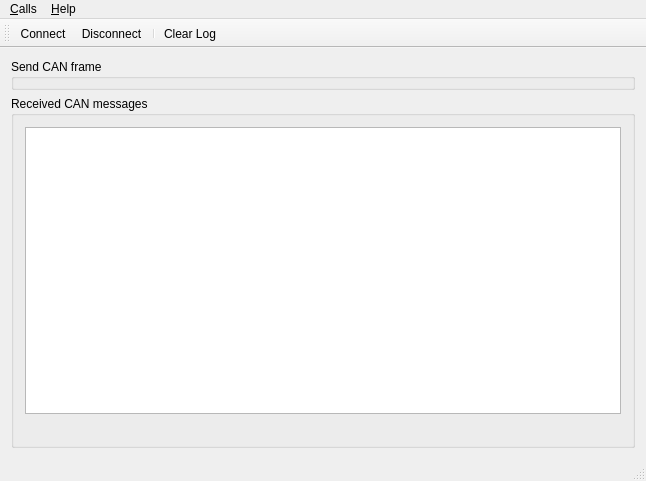
<?xml version="1.0" encoding="UTF-8"?>
<ui version="4.0">
 <class>MainWindow</class>
 <widget class="QMainWindow" name="MainWindow">
  <property name="geometry">
   <rect>
    <x>0</x>
    <y>0</y>
    <width>646</width>
    <height>481</height>
   </rect>
  </property>
  <property name="windowTitle">
   <string>CAN Example</string>
  </property>
  <widget class="QWidget" name="centralWidget">
   <layout class="QVBoxLayout" name="verticalLayout">
    <item>
     <widget class="SendFrameBox" name="sendFrameBox">
      <property name="title">
       <string>Send CAN frame</string>
      </property>
     </widget>
    </item>
    <item>
     <widget class="QGroupBox" name="receivedMessagesBox">
      <property name="title">
       <string>Received CAN messages</string>
      </property>
      <layout class="QVBoxLayout" name="verticalLayout_4">
       <item>
        <widget class="ReceivedFramesView" name="receivedFramesView">
         <property name="editTriggers">
          <set>QAbstractItemView::NoEditTriggers</set>
         </property>
         <property name="showDropIndicator" stdset="0">
          <bool>false</bool>
         </property>
         <property name="dragDropOverwriteMode">
          <bool>false</bool>
         </property>
         <property name="selectionBehavior">
          <enum>QAbstractItemView::SelectRows</enum>
         </property>
        </widget>
       </item>
       <item>
        <widget class="QLabel" name="busStatus">
         <property name="text">
          <string/>
         </property>
        </widget>
       </item>
      </layout>
     </widget>
    </item>
   </layout>
  </widget>
  <widget class="QMenuBar" name="menuBar">
   <property name="geometry">
    <rect>
     <x>0</x>
     <y>0</y>
     <width>646</width>
     <height>22</height>
    </rect>
   </property>
   <widget class="QMenu" name="menuCalls">
    <property name="title">
     <string>&amp;Calls</string>
    </property>
    <addaction name="actionConnect"/>
    <addaction name="actionDisconnect"/>
    <addaction name="separator"/>
    <addaction name="actionResetController"/>
    <addaction name="separator"/>
    <addaction name="actionClearLog"/>
    <addaction name="separator"/>
    <addaction name="actionQuit"/>
   </widget>
   <widget class="QMenu" name="menuHelp">
    <property name="title">
     <string>&amp;Help</string>
    </property>
    <addaction name="actionPluginDocumentation"/>
    <addaction name="actionAboutQt"/>
   </widget>
   <addaction name="menuCalls"/>
   <addaction name="menuHelp"/>
  </widget>
  <widget class="QToolBar" name="mainToolBar">
   <attribute name="toolBarArea">
    <enum>TopToolBarArea</enum>
   </attribute>
   <attribute name="toolBarBreak">
    <bool>false</bool>
   </attribute>
   <addaction name="actionConnect"/>
   <addaction name="actionDisconnect"/>
   <addaction name="separator"/>
   <addaction name="actionClearLog"/>
  </widget>
  <widget class="QStatusBar" name="statusBar"/>
  <action name="actionConnect">
   <property name="icon">
    <iconset resource="can.qrc">
     <normaloff>:/images/connect.png</normaloff>:/images/connect.png</iconset>
   </property>
   <property name="text">
    <string>&amp;Connect</string>
   </property>
  </action>
  <action name="actionDisconnect">
   <property name="icon">
    <iconset resource="can.qrc">
     <normaloff>:/images/disconnect.png</normaloff>:/images/disconnect.png</iconset>
   </property>
   <property name="text">
    <string>&amp;Disconnect</string>
   </property>
  </action>
  <action name="actionQuit">
   <property name="icon">
    <iconset resource="can.qrc">
     <normaloff>:/images/application-exit.png</normaloff>:/images/application-exit.png</iconset>
   </property>
   <property name="text">
    <string>&amp;Quit</string>
   </property>
  </action>
  <action name="actionAboutQt">
   <property name="text">
    <string>&amp;About Qt</string>
   </property>
  </action>
  <action name="actionClearLog">
   <property name="icon">
    <iconset resource="can.qrc">
     <normaloff>:/images/clear.png</normaloff>:/images/clear.png</iconset>
   </property>
   <property name="text">
    <string>Clear &amp;Log</string>
   </property>
  </action>
  <action name="actionPluginDocumentation">
   <property name="text">
    <string>Plugin Documentation</string>
   </property>
   <property name="toolTip">
    <string>Open plugin documentation in Webbrowser</string>
   </property>
  </action>
  <action name="actionResetController">
   <property name="text">
    <string>&amp;Reset CAN Controller</string>
   </property>
   <property name="toolTip">
    <string>Reset CAN Controller</string>
   </property>
  </action>
 </widget>
 <layoutdefault spacing="6" margin="11"/>
 <customwidgets>
  <customwidget>
   <class>SendFrameBox</class>
   <extends>QGroupBox</extends>
   <header location="global">sendframebox.h</header>
   <container>1</container>
  </customwidget>
  <customwidget>
   <class>ReceivedFramesView</class>
   <extends>QTableView</extends>
   <header location="global">receivedframesview.h</header>
  </customwidget>
 </customwidgets>
 <resources>
  <include location="can.qrc"/>
 </resources>
 <connections/>
</ui>
